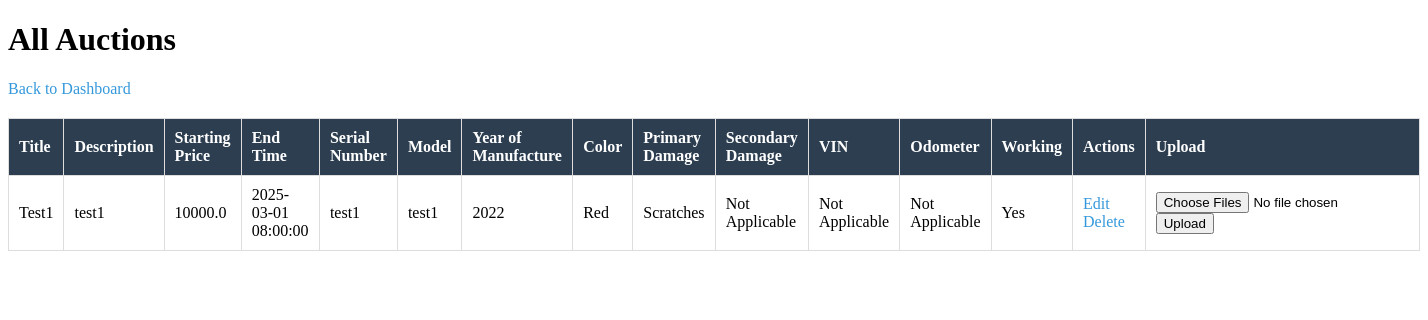
/admin/view-auctions (signed in), run on the app's committed database.
### models.py (models this page shows)
class AuctionItem(db.Model):
    id = db.Column(db.Integer, primary_key=True)
    title = db.Column(db.String(100), nullable=False)
    description = db.Column(db.Text, nullable=False)
    starting_price = db.Column(db.Float, nullable=False)
    image = db.Column(db.String(100), nullable=True)
    end_time = db.Column(db.DateTime(timezone=True), nullable=False, default=lambda: datetime.now(timezone.utc))
    bids = db.relationship('Bid', backref='auction_item', lazy=True)
    category = db.Column(db.String(50), nullable=False)  # New field for category
    additional_images = db.relationship('AdditionalImage', back_populates='auction_item', cascade="all, delete-orphan")
    serial_number = db.Column(db.String(50), nullable=True)
    model = db.Column(db.String(50), nullable=True)
    year_of_manufacture = db.Column(db.String(4), nullable=True)
    color = db.Column(db.String(30), nullable=True)
    primary_damage = db.Column(db.String(50), nullable=True)
    secondary_damage = db.Column(db.String(50), nullable=True)
    VIN = db.Column(db.String(17), nullable=True)
    odometer = db.Column(db.Integer, nullable=True)
    working = db.Column(db.String(10), nullable=True)  # Yes/No/Not Applicable
    sale_status = db.Column(db.String(20), default='Open')  # Open, Closed, or Sold

### app.py (the view)
@app.route('/admin/view-auctions', methods=['GET'])
@login_required
def view_auctions():
    if not current_user.is_admin:
        flash('Unauthorized access!')
        return redirect(url_for('home'))
    auctions = AuctionItem.query.all()
    return render_template('view_auctions.html', auctions=auctions)

### app.py (called while the page is built)
@app.context_processor
def inject_user_model():
    from models import User  # Import your User model here
    return dict(User=User)

@login_manager.user_loader
def load_user(user_id):
    return db.session.get(User, int(user_id))

### templates/view_auctions.html (shortened to what this page needs)
<!DOCTYPE html>
<html>
<head>
</head>
<body>
    <h1>All Auctions</h1>
    <a href="{{ url_for('admin_dashboard') }}">Back to Dashboard</a>
    <table>
        <thead>
            <tr>
                <th>Title</th>
                <th>Description</th>
                <th>Starting Price</th>
                <th>End Time</th>
                <th>Serial Number</th>
                <th>Model</th>
                <th>Year of Manufacture</th>
                <th>Color</th>
                <th>Primary Damage</th>
                <th>Secondary Damage</th>
                <th>VIN</th>
                <th>Odometer</th>
                <th>Working</th>
                <th>Actions</th>
                <th>Upload</th>
            </tr>
        </thead>
        <tbody>
            {% for auction in auctions %}
            <tr>
                <td>{{ auction.title }}</td>
                <td>{{ auction.description }}</td>
                <td>{{ auction.starting_price }}</td>
                <td>{{ auction.end_time }}</td>
                <td>{{ auction.serial_number or 'Not Applicable' }}</td>
                <td>{{ auction.model or 'Not Applicable' }}</td>
                <td>{{ auction.year_of_manufacture or 'Not Applicable' }}</td>
                <td>{{ auction.color or 'Not Applicable' }}</td>
                <td>{{ auction.primary_damage or 'Not Applicable' }}</td>
                <td>{{ auction.secondary_damage or 'Not Applicable' }}</td>
                <td>{{ auction.VIN or 'Not Applicable' }}</td>
                <td>{{ auction.odometer or 'Not Applicable' }}</td>
                <td>{{ auction.working or 'Not Applicable' }}</td>
                <td>
                    <a href="{{ url_for('edit_auction', auction_id=auction.id) }}">Edit</a>
                    <a href="{{ url_for('delete_auction', auction_id=auction.id) }}">Delete</a>
                </td>
                <td>
                    <form method="POST" action="{{ url_for('upload_additional_images', auction_id=auction.id) }}" enctype="multipart/form-data">
                        <input type="file" name="additional_images" id="additional_images" multiple>
                        <button type="submit">Upload</button>
                    </form>
                </td>
            </tr>
            {% endfor %}
        </tbody>
    </table>
</body>
</html>

### templates/view_auctions.html (style rules this page uses)
table { width: 100%; border-collapse: collapse; margin-top: 20px; }
table, th, td { border: 1px solid #ddd; }
th, td { padding: 10px; text-align: left; }
th { background-color: #2c3e50; color: white; }
a { color: #3498db; text-decoration: none; }

### data on the page
AuctionItem: title "Test1", description "test1", starting_price "10000.0", end_time "2025-03-01 08:00:00", serial_number "test1", model "test1", year_of_manufacture "2022", color "Red", primary_damage "Scratches", secondary_damage "Not Applicable", VIN "Not Applicable", odometer "Not Applicable", working "Yes"
